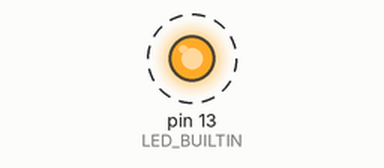
Simulated run of this sketch. Board: Arduino Uno, built with avr-gcc and run on an emulated ATmega328P. On the bench: output pins drawn as LEDs (lit = HIGH). Dashed ring = blinking. At 10.0 s the program stops and its outputs stay as they are.

Above: at 1.0 s.
Timing chart, 0 to 5.8 s (numbered marks = the images above):
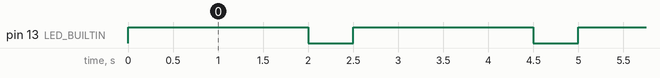

The sketch:

Blink.ino
```cpp
void setup() {
  pinMode(LED_BUILTIN, OUTPUT);
}

void loop() {
  for(int i = 0; i < 4; i++){
    digitalWrite(LED_BUILTIN, HIGH);
    delay(2000);
    digitalWrite(LED_BUILTIN, LOW);
    delay(500);
  }
  while(1){}
}
```

Measured:
- by itself, pin 13 (LED_BUILTIN): alternates HIGH for 2.0 s and LOW for 0.50 s
